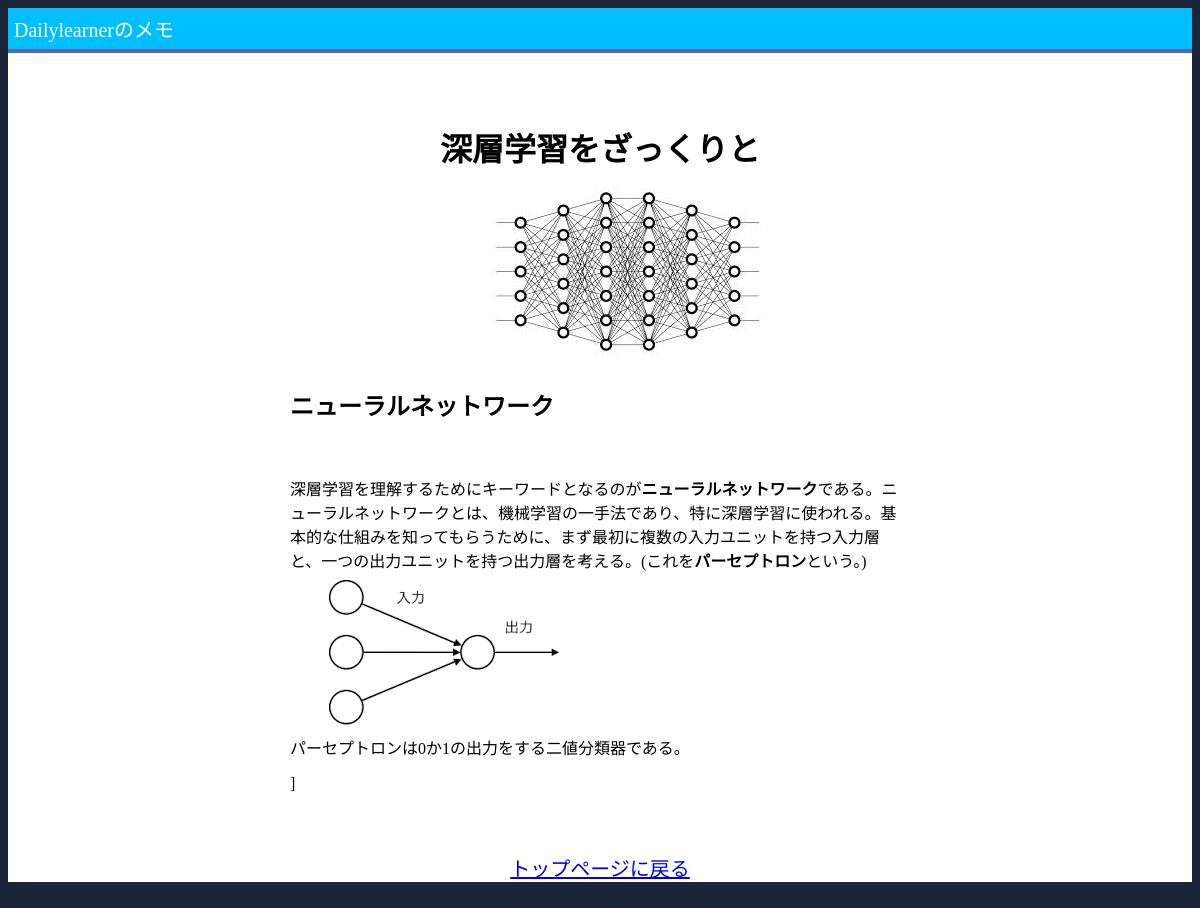
The app's page /detail/19/ with its own data.
### blogs/models.py (models this page shows, shortened)
class Blog(models.Model):
    title = models.CharField(blank=False, null=False, max_length=150)
    text = models.TextField(blank=True)
    created_datetime = models.DateTimeField(auto_now_add=True)
    updated_datetime = models.DateTimeField(auto_now=True)
    origin = models.ImageField(blank=True, null=True, upload_to="media")
    big = ImageSpecField(source="origin",
    processors=[ResizeToFill(1280, 1024)],
    format='JPEG'
    )
    thumbnail = ImageSpecField(source='origin',
    processors=[ResizeToFill(250,250)],
    format="JPEG",
    options={'quality': 60}
    )
    middle = ImageSpecField(source='origin',
    processors=[ResizeToFill(600, 400)],
    format="JPEG",
    options={'quality': 75}
    )
    small = ImageSpecField(source='origin',
    processors=[ResizeToFill(75,75)],
    format="JPEG",
    options={'quality': 50}
    )
    def get_message_as_markdown(self):
        return mark_safe(markdown(self.text, safe_mode='escape'))

### blogs/views.py (the view)
# urls.py: path('detail/<int:blog_id>/', views.detail, name='detail'),
def detail(request, blog_id):
    blog = get_object_or_404(Blog, id=blog_id)
    return render(request, 'blogs/detail.html', {'blog': blog})

### blogs/templates/blogs/detail.html (shortened to what this page needs)
{% load static %}
<!DOCTYPE html>
<html>
<head>
  <link href="{% static 'blogs/style.css' %}" rel="stylesheet" type="text/css">
  <link rel="stylesheet" href="{% static 'blogs/simplemde.min.css' %}">
</head>
<body style="background-color: #1b2538;">
  <div style="background-color: white;">
    <div class="small_title">Dailylearnerのメモ</div>
    <h1 class="detail_title">{{ blog.title }}</h1>
    <div class="allspace">
        <div class="detailtext">
          <img class="samne" src="{{ blog.thumbnail.url }}">
          {{ blog.get_message_as_markdown | linebreaksbr }}]
        </div>
        <div class="returntop">
          <a href="{% url 'blogs:home' %}">トップページに戻る</a>
        </div>
    </div>
  </div>
</body>
</html>

### blogs/static/blogs/style.css (style rules this page uses)
.small_title { background-color: deepskyblue; font-size: 20px; color: white; padding: 0.3em; border-bottom: solid 4px #516ab6; }
.samne { width: 200; position: relative; left: 200px; }
.detail_title { text-align: center; position: relative; top: 50px; }
.allspace { width: 700px; margin: 0px auto; }
.detailtext { margin: 60px 40px; }
.returntop { font-size: 20px; text-align: center; margin-bottom: 40px; }

### records on screen
Blog: title "深層学習をざっくりと", thumbnail (picture), get_message_as_markdown "ニューラルネットワーク 深層学習を理解するためにキーワードとなるのが ニューラルネットワーク である。ニューラルネットワークとは、機械学習の一手法であり、特に深層学習に使われる。基本的な仕組みを知ってもらうために、まず最初に複数の入力ユニットを持つ入力層と、一つの出力ユニットを持つ出力層を考える。(これを パーセプトロン という。) パーセプトロンは0か1の出力をする二値分類器である。", get_message_as_markdown (picture)
